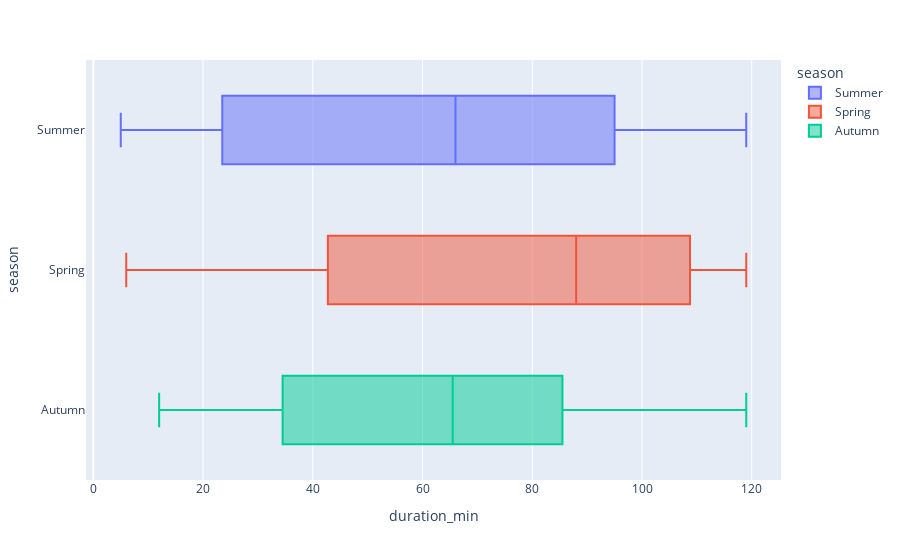

The notebook cell saved with this chart:
### Code cell
fig = px.box(
    df,
    x='duration_min',
    y = 'season',
    color = 'season', 
)
fig.show()

### Figure 1 — Plotly figure (JSON) as saved in the notebook; plotly's stock layout.template omitted (floating-point values rounded to 4 significant figures)
{"data": [{"alignmentgroup": "True", "hovertemplate": "season=%{y}<br>duration_min=%{x}<extra></extra>", "legendgroup": "Summer", "marker": {"color": "#636efa"}, "name": "Summer", "notched": false, "offsetgroup": "Summer", "orientation": "h", "showlegend": true, "type": "box", "x": [7, 118, 75, 76, 50, 39, 10, 100, 49, 74, 36, 68, 11, 9, 44, 12, 18, 85, 69, 39, 96, 98, 40, 34, 67, 24, 21, 62, 105, 45, 38, 50, 68, 102, 66, 29, 119, 81, 38, 117, 116, 70, 91, 25, 21, 11, 5, 108, 79, 70, 112, 45, 64, 14, 76, 65, 22, 79, 27, 118, 13, 113, 79, 77, 109, 15, 17, 67, 96, 95, 74, 27, 21, 67, 53, 80, 16, 112, 104, 46, 13, 82, 118, 16, 46, 51, 18, 6, 95, 77, 94, 18, 22, 84, 98, 96, 18, 13, 54, 22, 13, 105, 112, 112, 95, 61, 116, 99, 68], "x0": " ", "xaxis": "x", "y": ["Summer", "Summer", "Summer", "Summer", "Summer", "Summer", "Summer", "Summer", "Summer", "Summer", "Summer", "Summer", "Summer", "Summer", "Summer", "Summer", "Summer", "Summer", "Summer", "Summer", "Summer", "Summer", "Summer", "Summer", "Summer", "Summer", "Summer", "Summer", "Summer", "Summer", "Summer", "Summer", "Summer", "Summer", "Summer", "Summer", "Summer", "Summer", "Summer", "Summer", "Summer", "Summer", "Summer", "Summer", "Summer", "Summer", "Summer", "Summer", "Summer", "Summer", "Summer", "Summer", "Summer", "Summer", "Summer", "Summer", "Summer", "Summer", "Summer", "Summer", "Summer", "Summer", "Summer", "Summer", "Summer", "Summer", "Summer", "Summer", "Summer", "Summer", "Summer", "Summer", "Summer", "Summer", "Summer", "Summer", "Summer", "Summer", "Summer", "Summer", "Summer", "Summer", "Summer", "Summer", "Summer", "Summer", "Summer", "Summer", "Summer", "Summer", "Summer", "Summer", "Summer", "Summer", "Summer", "Summer", "Summer", "Summer", "Summer", "Summer", "Summer", "Summer", "Summer", "Summer", "Summer", "Summer", "Summer", "Summer", "Summer"], "y0": " ", "yaxis": "y"}, {"alignmentgroup": "True", "hovertemplate": "season=%{y}<br>duration_min=%{x}<extra></extra>", "legendgroup": "Spring", "marker": {"color": "#EF553B"}, "name": "Spring", "notched": false, "offsetgroup": "Spring", "orientation": "h", "showlegend": true, "type": "box", "x": [83, 88, 16, 92, 11, 119, 6, 116, 90, 92, 109, 45, 41, 42, 112, 10, 97, 23, 46, 108, 42, 87, 109, 117, 78, 70, 105, 57, 112, 114, 75, 32, 115, 108, 15, 90, 97, 112, 84], "x0": " ", "xaxis": "x", "y": ["Spring", "Spring", "Spring", "Spring", "Spring", "Spring", "Spring", "Spring", "Spring", "Spring", "Spring", "Spring", "Spring", "Spring", "Spring", "Spring", "Spring", "Spring", "Spring", "Spring", "Spring", "Spring", "Spring", "Spring", "Spring", "Spring", "Spring", "Spring", "Spring", "Spring", "Spring", "Spring", "Spring", "Spring", "Spring", "Spring", "Spring", "Spring", "Spring"], "y0": " ", "yaxis": "y"}, {"alignmentgroup": "True", "hovertemplate": "season=%{y}<br>duration_min=%{x}<extra></extra>", "legendgroup": "Autumn", "marker": {"color": "#00cc96"}, "name": "Autumn", "notched": false, "offsetgroup": "Autumn", "orientation": "h", "showlegend": true, "type": "box", "x": [54, 33, 12, 54, 102, 36, 88, 51, 95, 79, 71, 119, 29, 69, 78, 13, 83, 73, 19, 99, 68, 95, 16, 33, 20, 42, 104, 51, 40, 47, 19, 21, 107, 60, 63, 98, 81, 19, 79, 103, 61, 71, 93, 66, 33, 53, 70, 26, 95, 100, 65, 74], "x0": " ", "xaxis": "x", "y": ["Autumn", "Autumn", "Autumn", "Autumn", "Autumn", "Autumn", "Autumn", "Autumn", "Autumn", "Autumn", "Autumn", "Autumn", "Autumn", "Autumn", "Autumn", "Autumn", "Autumn", "Autumn", "Autumn", "Autumn", "Autumn", "Autumn", "Autumn", "Autumn", "Autumn", "Autumn", "Autumn", "Autumn", "Autumn", "Autumn", "Autumn", "Autumn", "Autumn", "Autumn", "Autumn", "Autumn", "Autumn", "Autumn", "Autumn", "Autumn", "Autumn", "Autumn", "Autumn", "Autumn", "Autumn", "Autumn", "Autumn", "Autumn", "Autumn", "Autumn", "Autumn", "Autumn"], "y0": " ", "yaxis": "y"}], "layout": {"boxmode": "overlay", "legend": {"title": {"text": "season"}, "tracegroupgap": 0}, "margin": {"t": 60}, "xaxis": {"anchor": "y", "domain": [0, 1], "title": {"text": "duration_min"}}, "yaxis": {"anchor": "x", "categoryarray": ["Autumn", "Spring", "Summer"], "categoryorder": "array", "domain": [0, 1], "title": {"text": "season"}}}}
